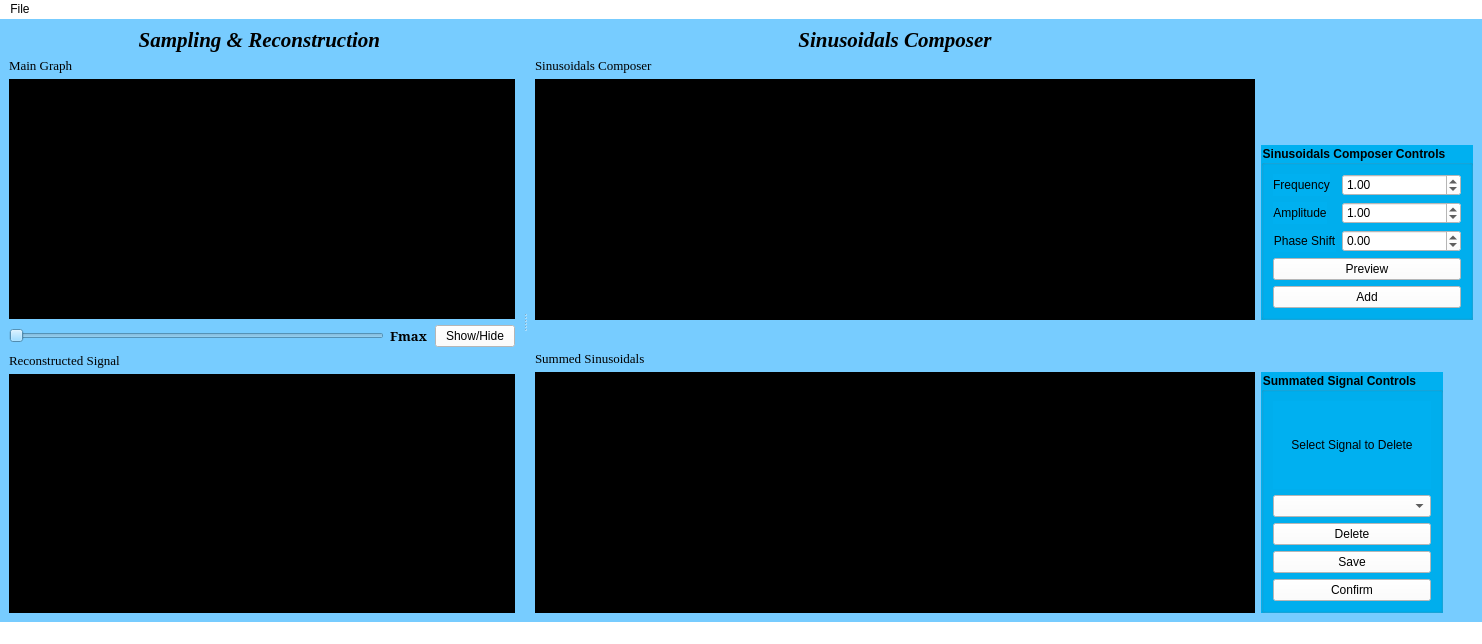
<?xml version="1.0" encoding="UTF-8"?>
<ui version="4.0">
 <class>MainWindow</class>
 <widget class="QMainWindow" name="MainWindow">
  <property name="geometry">
   <rect>
    <x>0</x>
    <y>0</y>
    <width>1482</width>
    <height>644</height>
   </rect>
  </property>
  <property name="windowTitle">
   <string>MainWindow</string>
  </property>
  <property name="styleSheet">
   <string notr="true">
background-color: rgb(255, 255, 255);
</string>
  </property>
  <widget class="QWidget" name="centralwidget">
   <property name="styleSheet">
    <string notr="true">background-color: rgb(119, 204, 255);

</string>
   </property>
   <layout class="QGridLayout" name="gridLayout">
    <item row="0" column="0">
     <widget class="QSplitter" name="mainAndReconstructioAndSummationAndComposerSplitter">
      <property name="orientation">
       <enum>Qt::Horizontal</enum>
      </property>
      <property name="handleWidth">
       <number>20</number>
      </property>
      <widget class="QWidget" name="layoutWidget">
       <layout class="QGridLayout" name="mainAndReconstructedGraphGridLayout">
        <item row="3" column="0">
         <layout class="QGridLayout" name="sliderAndshowHideGridLayout">
          <item row="0" column="2">
           <widget class="QPushButton" name="showHidePushButton">
            <property name="styleSheet">
             <string notr="true">background-color: rgb(255, 255, 255);</string>
            </property>
            <property name="text">
             <string>Show/Hide</string>
            </property>
           </widget>
          </item>
          <item row="0" column="0">
           <widget class="QSlider" name="samplingHorizontalSlider">
            <property name="orientation">
             <enum>Qt::Horizontal</enum>
            </property>
           </widget>
          </item>
          <item row="0" column="1">
           <widget class="QLabel" name="maximumFrequencyLabel">
            <property name="font">
             <font>
              <family>Garamond</family>
              <pointsize>10</pointsize>
              <weight>75</weight>
              <bold>true</bold>
             </font>
            </property>
            <property name="text">
             <string>Fmax</string>
            </property>
           </widget>
          </item>
         </layout>
        </item>
        <item row="1" column="0">
         <widget class="QLabel" name="mainGraphLabel">
          <property name="font">
           <font>
            <family>Georgia</family>
            <pointsize>10</pointsize>
           </font>
          </property>
          <property name="text">
           <string>Main Graph</string>
          </property>
          <property name="alignment">
           <set>Qt::AlignLeading|Qt::AlignLeft|Qt::AlignVCenter</set>
          </property>
         </widget>
        </item>
        <item row="4" column="0">
         <widget class="QLabel" name="reconstructedSignalGraphLabel">
          <property name="font">
           <font>
            <family>Georgia</family>
            <pointsize>10</pointsize>
           </font>
          </property>
          <property name="text">
           <string>Reconstructed Signal</string>
          </property>
          <property name="alignment">
           <set>Qt::AlignLeading|Qt::AlignLeft|Qt::AlignVCenter</set>
          </property>
         </widget>
        </item>
        <item row="5" column="0">
         <widget class="PlotWidget" name="reconstrucedGraphicsView">
          <property name="enabled">
           <bool>true</bool>
          </property>
          <property name="autoFillBackground">
           <bool>false</bool>
          </property>
          <property name="styleSheet">
           <string notr="true">background-color: rgb(0, 0, 0);</string>
          </property>
         </widget>
        </item>
        <item row="0" column="0">
         <widget class="QLabel" name="label">
          <property name="font">
           <font>
            <family>Georgia</family>
            <pointsize>16</pointsize>
            <weight>75</weight>
            <italic>true</italic>
            <bold>true</bold>
            <underline>false</underline>
            <strikeout>false</strikeout>
           </font>
          </property>
          <property name="styleSheet">
           <string notr="true">color: rgb(255, 199, 85);
color: rgb(0, 0, 0);</string>
          </property>
          <property name="text">
           <string>Sampling &amp; Reconstruction </string>
          </property>
          <property name="alignment">
           <set>Qt::AlignCenter</set>
          </property>
         </widget>
        </item>
        <item row="2" column="0">
         <widget class="PlotWidget" name="mainGraphicsView">
          <property name="sizePolicy">
           <sizepolicy hsizetype="Expanding" vsizetype="Expanding">
            <horstretch>0</horstretch>
            <verstretch>0</verstretch>
           </sizepolicy>
          </property>
          <property name="maximumSize">
           <size>
            <width>16777215</width>
            <height>16777215</height>
           </size>
          </property>
          <property name="styleSheet">
           <string notr="true">background-color: rgb(0, 0, 0);</string>
          </property>
         </widget>
        </item>
       </layout>
      </widget>
      <widget class="QWidget" name="layoutWidget">
       <layout class="QGridLayout" name="composerAndSummationGridLayout">
        <item row="6" column="1">
         <widget class="QGroupBox" name="summationGraphGroupBox">
          <property name="sizePolicy">
           <sizepolicy hsizetype="Maximum" vsizetype="Preferred">
            <horstretch>0</horstretch>
            <verstretch>0</verstretch>
           </sizepolicy>
          </property>
          <property name="font">
           <font>
            <pointsize>9</pointsize>
            <weight>75</weight>
            <bold>true</bold>
           </font>
          </property>
          <property name="styleSheet">
           <string notr="true">background-color: rgb(0, 176, 240);
</string>
          </property>
          <property name="title">
           <string>Summated Signal Controls</string>
          </property>
          <layout class="QGridLayout" name="gridLayout_6">
           <item row="3" column="0">
            <widget class="QPushButton" name="savePushButton">
             <property name="styleSheet">
              <string notr="true">background-color: rgb(255, 255, 255);</string>
             </property>
             <property name="text">
              <string>Save</string>
             </property>
            </widget>
           </item>
           <item row="0" column="0">
            <widget class="QLabel" name="signalDeletionLabel">
             <property name="styleSheet">
              <string notr="true">font: 9pt &quot;MS Shell Dlg 2&quot;;
color: rgb(0, 0, 0);</string>
             </property>
             <property name="text">
              <string>Select Signal to Delete</string>
             </property>
             <property name="alignment">
              <set>Qt::AlignCenter</set>
             </property>
            </widget>
           </item>
           <item row="4" column="0">
            <widget class="QPushButton" name="confirmPushButton">
             <property name="styleSheet">
              <string notr="true">background-color: rgb(255, 255, 255);</string>
             </property>
             <property name="text">
              <string>Confirm</string>
             </property>
            </widget>
           </item>
           <item row="1" column="0">
            <widget class="QComboBox" name="deleteSignalComboBox">
             <property name="styleSheet">
              <string notr="true">background-color: rgb(255, 255, 255);</string>
             </property>
            </widget>
           </item>
           <item row="2" column="0">
            <widget class="QPushButton" name="deletePushButton">
             <property name="styleSheet">
              <string notr="true">background-color: rgb(255, 255, 255);</string>
             </property>
             <property name="text">
              <string>Delete</string>
             </property>
            </widget>
           </item>
          </layout>
         </widget>
        </item>
        <item row="1" column="0">
         <widget class="QLabel" name="composerGraphLabel">
          <property name="font">
           <font>
            <family>Georgia</family>
            <pointsize>10</pointsize>
           </font>
          </property>
          <property name="text">
           <string>Sinusoidals Composer</string>
          </property>
          <property name="alignment">
           <set>Qt::AlignLeading|Qt::AlignLeft|Qt::AlignVCenter</set>
          </property>
         </widget>
        </item>
        <item row="2" column="0">
         <widget class="PlotWidget" name="composerGraphicsView">
          <property name="styleSheet">
           <string notr="true">background-color: rgb(0, 0, 0);</string>
          </property>
         </widget>
        </item>
        <item row="6" column="0">
         <widget class="PlotWidget" name="summationGraphicsView">
          <property name="styleSheet">
           <string notr="true">background-color: rgb(0, 0, 0);</string>
          </property>
         </widget>
        </item>
        <item row="4" column="0">
         <spacer name="composerAndSummationVerticalSpacer">
          <property name="orientation">
           <enum>Qt::Vertical</enum>
          </property>
          <property name="sizeType">
           <enum>QSizePolicy::Fixed</enum>
          </property>
          <property name="sizeHint" stdset="0">
           <size>
            <width>20</width>
            <height>5</height>
           </size>
          </property>
         </spacer>
        </item>
        <item row="5" column="0">
         <widget class="QLabel" name="summatedSignalGraphLabel">
          <property name="font">
           <font>
            <family>Georgia</family>
            <pointsize>10</pointsize>
           </font>
          </property>
          <property name="text">
           <string>Summed Sinusoidals</string>
          </property>
          <property name="alignment">
           <set>Qt::AlignLeading|Qt::AlignLeft|Qt::AlignVCenter</set>
          </property>
         </widget>
        </item>
        <item row="0" column="0">
         <widget class="QLabel" name="label_2">
          <property name="font">
           <font>
            <family>Georgia</family>
            <pointsize>16</pointsize>
            <weight>75</weight>
            <italic>true</italic>
            <bold>true</bold>
            <underline>false</underline>
           </font>
          </property>
          <property name="text">
           <string>Sinusoidals Composer</string>
          </property>
          <property name="alignment">
           <set>Qt::AlignCenter</set>
          </property>
         </widget>
        </item>
        <item row="2" column="1">
         <layout class="QGridLayout" name="twoGroupBoxesGridLayout">
          <item row="1" column="0">
           <widget class="QGroupBox" name="composerGroupBox">
            <property name="sizePolicy">
             <sizepolicy hsizetype="Maximum" vsizetype="Preferred">
              <horstretch>0</horstretch>
              <verstretch>0</verstretch>
             </sizepolicy>
            </property>
            <property name="font">
             <font>
              <pointsize>9</pointsize>
              <weight>75</weight>
              <bold>true</bold>
             </font>
            </property>
            <property name="styleSheet">
             <string notr="true">background-color: rgb(0, 176, 240);


</string>
            </property>
            <property name="title">
             <string>Sinusoidals Composer Controls</string>
            </property>
            <layout class="QFormLayout" name="formLayout">
             <item row="0" column="0">
              <widget class="QLabel" name="frequencyLabel">
               <property name="text">
                <string>Frequency</string>
               </property>
               <property name="alignment">
                <set>Qt::AlignCenter</set>
               </property>
              </widget>
             </item>
             <item row="1" column="0">
              <widget class="QLabel" name="amplitudeLabel">
               <property name="text">
                <string>Amplitude</string>
               </property>
               <property name="alignment">
                <set>Qt::AlignCenter</set>
               </property>
              </widget>
             </item>
             <item row="2" column="0">
              <widget class="QLabel" name="phaseShiftLabel">
               <property name="text">
                <string>Phase Shift</string>
               </property>
               <property name="alignment">
                <set>Qt::AlignCenter</set>
               </property>
              </widget>
             </item>
             <item row="3" column="0" colspan="2">
              <widget class="QPushButton" name="plotPushButton">
               <property name="styleSheet">
                <string notr="true">background-color: rgb(0, 176, 240);
background-color: rgb(255, 255, 255);</string>
               </property>
               <property name="text">
                <string>Preview</string>
               </property>
              </widget>
             </item>
             <item row="4" column="0" colspan="2">
              <widget class="QPushButton" name="addPushButton">
               <property name="styleSheet">
                <string notr="true">background-color: rgb(0, 176, 240);
background-color: rgb(255, 255, 255);</string>
               </property>
               <property name="text">
                <string>Add</string>
               </property>
              </widget>
             </item>
             <item row="0" column="1">
              <widget class="QDoubleSpinBox" name="frequencyDoubleSpinBox">
               <property name="styleSheet">
                <string notr="true">
background-color: rgb(255, 255, 255);</string>
               </property>
               <property name="value">
                <double>1.000000000000000</double>
               </property>
              </widget>
             </item>
             <item row="1" column="1">
              <widget class="QDoubleSpinBox" name="amplitudeDoubleSpinBox">
               <property name="styleSheet">
                <string notr="true">background-color: rgb(0, 176, 240);
background-color: rgb(255, 255, 255);</string>
               </property>
               <property name="maximum">
                <double>99.989999999999995</double>
               </property>
               <property name="singleStep">
                <double>0.500000000000000</double>
               </property>
               <property name="value">
                <double>1.000000000000000</double>
               </property>
              </widget>
             </item>
             <item row="2" column="1">
              <widget class="QDoubleSpinBox" name="phaseShiftDoubleSpinBox">
               <property name="styleSheet">
                <string notr="true">
background-color: rgb(255, 255, 255);</string>
               </property>
               <property name="minimum">
                <double>-360.000000000000000</double>
               </property>
               <property name="maximum">
                <double>360.000000000000000</double>
               </property>
              </widget>
             </item>
            </layout>
           </widget>
          </item>
          <item row="0" column="0">
           <spacer name="composerGroupBoxVerticalSpacer">
            <property name="orientation">
             <enum>Qt::Vertical</enum>
            </property>
            <property name="sizeHint" stdset="0">
             <size>
              <width>20</width>
              <height>40</height>
             </size>
            </property>
           </spacer>
          </item>
         </layout>
        </item>
        <item row="3" column="0">
         <spacer name="composerAndSummationHorizontalSpacer">
          <property name="orientation">
           <enum>Qt::Horizontal</enum>
          </property>
          <property name="sizeType">
           <enum>QSizePolicy::Preferred</enum>
          </property>
          <property name="sizeHint" stdset="0">
           <size>
            <width>150</width>
            <height>20</height>
           </size>
          </property>
         </spacer>
        </item>
       </layout>
      </widget>
     </widget>
    </item>
   </layout>
  </widget>
  <widget class="QMenuBar" name="menubar">
   <property name="geometry">
    <rect>
     <x>0</x>
     <y>0</y>
     <width>1482</width>
     <height>26</height>
    </rect>
   </property>
   <widget class="QMenu" name="menuFile">
    <property name="title">
     <string>File</string>
    </property>
    <addaction name="actionOpen"/>
   </widget>
   <addaction name="menuFile"/>
  </widget>
  <widget class="QStatusBar" name="statusbar"/>
  <action name="actionOpen">
   <property name="text">
    <string>Open</string>
   </property>
  </action>
 </widget>
 <customwidgets>
  <customwidget>
   <class>PlotWidget</class>
   <extends>QGraphicsView</extends>
   <header>pyqtgraph.h</header>
  </customwidget>
 </customwidgets>
 <resources>
  <include location="../../../../images.qrc"/>
 </resources>
 <connections/>
</ui>
